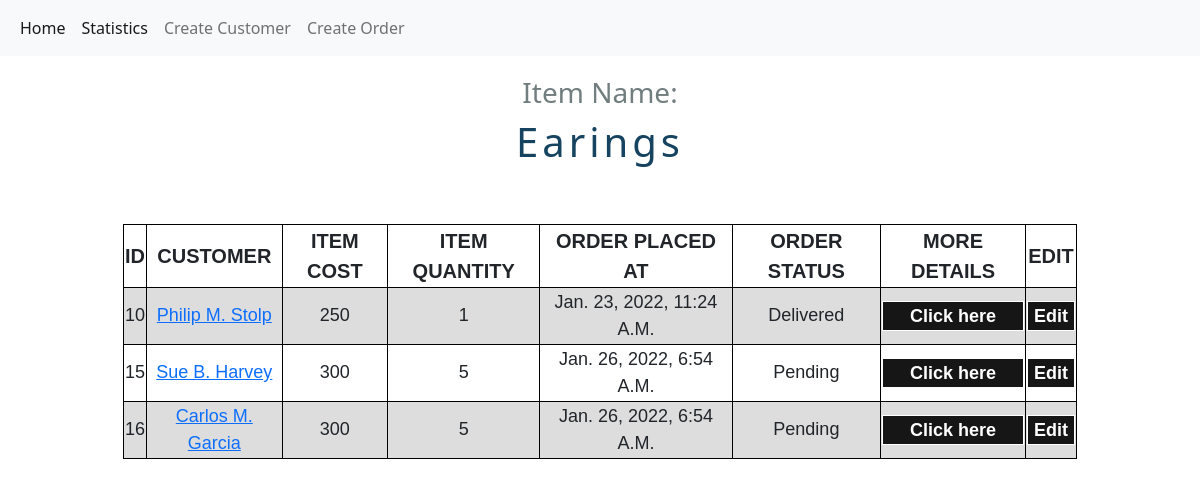
/app/itemList/earings/, run on the app's committed database.
### app/models.py (models this page shows, shortened)
class OrderDetails(models.Model):
    customer = models.ForeignKey(Customer, related_name="customer",on_delete=models.SET_DEFAULT, default="NA")
    item_name = models.CharField(max_length=200)
    item_cost = models.IntegerField()
    item_quantity = models.IntegerField()
    order_choices = (
    ('pending','pending'),
    ('dispatched', 'dispatched'),
    ('delivered','delivered'),
        )
    order_status = models.CharField(max_length=30, choices=order_choices, default='pending')
    date = models.DateTimeField(auto_now_add=True)

class Customer(models.Model):
    name = models.CharField(max_length=200)
    contact = PhoneNumberField()
    email = models.EmailField()
    address = models.CharField(max_length=300)
    city = models.CharField(max_length=50)
    state = models.CharField(max_length=50)
    date = models.DateTimeField(auto_now_add=True)
    def __str__(self):
        return self.name

### app/views.py (the view)
# urls.py: url(r'^itemList/(?P<slug>[-\w\d]+)/$', ItemList.as_view(), name='itemList'),
class ItemList(TemplateView):
    model = OrderDetails
    template_name = "app/order_item_list.html"
    def get_context_data(self, **kwargs):
        context = super().get_context_data(**kwargs)
        item_name = self.kwargs["slug"]
        context["item_name"] = item_name
        context['list'] = OrderDetails.objects.filter(item_name= item_name)
        return context

### templates/app/order_item_list.html
{% extends "base.html"%} {% block body_block %}
<div id="item-name-ctn">
  <h3 id="item-name-title">Item Name:
      <h1 id="item-name-value">{{item_name}}</h1>
  </h3>
  </div>
  <div id="table-1">
    {% if list%}
      <table class="customer-list-table-1">
          <tr class="list-tr">
            <th class="list-th">ID</th>
            <th class="list-th">CUSTOMER</th>
            <th class="list-th">ITEM COST</th>
            <th class="list-th">ITEM QUANTITY</th>
            <th class="list-th">ORDER PLACED AT</th>
            <th class="list-th">ORDER STATUS</th>
            <th class="list-th">MORE DETAILS</th>
            <th class="list-th">EDIT</th>
          </tr>
          {% for order in list %}
          <tr class="list-tr">
            <td class="order-list-td">{{ order.id}}</td>
            <td class="order-list-td"><a href="{% url 'app:customerDetails' pk=order.customer.id %}">{{order.customer}}</a></td>
            <td class="order-list-td">{{order.item_cost}}</td>
            <td class="order-list-td">{{order.item_quantity}}</td>
            <td class="order-list-td">{{order.date}}</td>
            <td class="order-list-td">{{order.order_status}}</td>
            <td class="order-list-td"><a href="{% url 'app:orderDetails' pk=order.id %}"><button class="Edit-btn">Click here</button></a></td>
            <td class="order-list-td"><a href="{% url 'app:updateOrder' pk=order.id %}"><button class="Edit-btn">Edit</button></a></td>
          </tr>
          {% endfor %}
        </table>
  </div>
  {% else %}
  <h1 id="no-results">No Results</h1>
  {% endif %}
{% endblock %}

### static/css/customerList.css (style rules this page uses)
#table-1 { background-color: none; margin-top: 40px; padding: 10px; width:90%; margin: auto; }
.customer-list-table-1 { border:solid 1px black; font-family: arial, sans-serif; border-collapse: collapse; width:90%; margin: auto; margin-top:40px; }
.order-list-td { border: 1px solid black; border-collapse: collapse; text-align: center; font-size: 18px; text-transform: capitalize; height:40px; }
.list-th { border: solid 1px black; border-collapse: collapse; text-align: center; font-size: 20px; height:50px; }
.list-tr:nth-child(even) { background-color: #dddddd; }
.Edit-btn { width:100%; height: 30px; font-size: 18px; font-weight: bold; background:rgb(22, 22, 22); color: white; border:solid 1px #ffffff; transition: 0.2s; }
#item-name-ctn { margin: auto; margin-top: 20px; }
#item-name-title { color:#717D7E ; text-align: center; text-transform: capitalize; }
#item-name-value { color:#154360; text-transform: capitalize; letter-spacing:4px; text-align: center; }

### data on the page
OrderDetails: id "10", customer "Philip M. Stolp", item_cost "250", item_quantity "1", date "Jan. 23, 2022, 11:24 A.m.", order_status "Delivered"
OrderDetails: id "15", customer "Sue B. Harvey", item_cost "300", item_quantity "5", date "Jan. 26, 2022, 6:54 A.m.", order_status "Pending"
OrderDetails: id "16", customer "Carlos M. Garcia", item_cost "300", item_quantity "5", date "Jan. 26, 2022, 6:54 A.m.", order_status "Pending"

### other printed values
{{ item_name }} "Earings"
